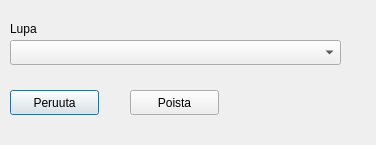
<?xml version="1.0" encoding="UTF-8"?>
<ui version="4.0">
 <class>Dialog</class>
 <widget class="QDialog" name="Dialog">
  <property name="geometry">
   <rect>
    <x>0</x>
    <y>0</y>
    <width>376</width>
    <height>145</height>
   </rect>
  </property>
  <property name="windowTitle">
   <string>Dialog</string>
  </property>
  <widget class="QComboBox" name="licenseComboBox">
   <property name="geometry">
    <rect>
     <x>10</x>
     <y>40</y>
     <width>331</width>
     <height>25</height>
    </rect>
   </property>
  </widget>
  <widget class="QLabel" name="licenseLabel">
   <property name="geometry">
    <rect>
     <x>10</x>
     <y>20</y>
     <width>67</width>
     <height>17</height>
    </rect>
   </property>
   <property name="text">
    <string>Lupa</string>
   </property>
  </widget>
  <widget class="QPushButton" name="cancelPushButton">
   <property name="geometry">
    <rect>
     <x>10</x>
     <y>90</y>
     <width>89</width>
     <height>25</height>
    </rect>
   </property>
   <property name="text">
    <string>Peruuta</string>
   </property>
  </widget>
  <widget class="QPushButton" name="removePushButton">
   <property name="geometry">
    <rect>
     <x>130</x>
     <y>90</y>
     <width>89</width>
     <height>25</height>
    </rect>
   </property>
   <property name="text">
    <string>Poista</string>
   </property>
  </widget>
 </widget>
 <resources/>
 <connections/>
</ui>
